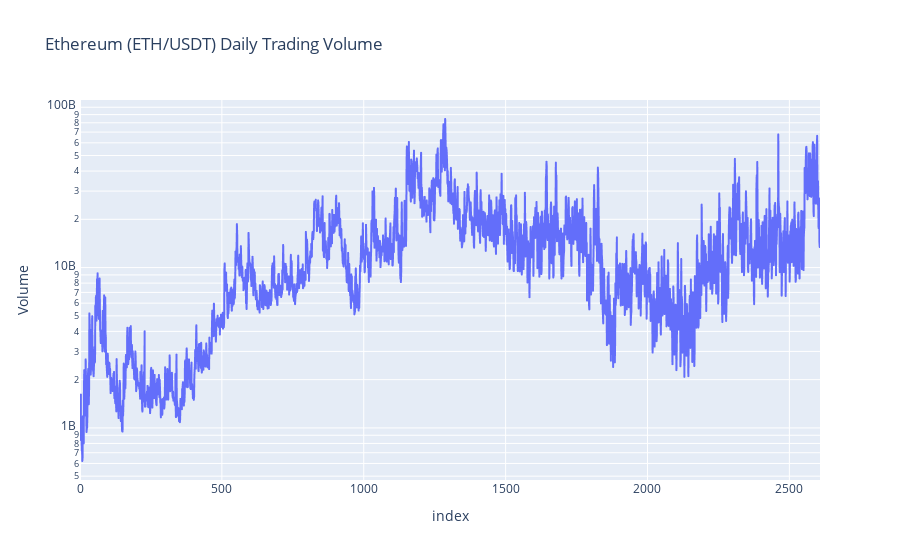

The cell this chart's notebook holds for it:
### Markdown cell above
at the beginning, closing price was comparitively low, but with the passage of time, the increased and after bull incident 2021, they began to decrease and then started rising again.

### Code cell
px.line(eth_data, x=eth_data.index, y='Volume', title='Ethereum (ETH/USDT) Daily Trading Volume') #Daily trade volume is significantly higher than the price, so I used a log scale for better visualization
px.line(eth_data, x=eth_data.index, y='Volume', title='Ethereum (ETH/USDT) Daily Trading Volume').update_yaxes(type="log")

### Figure 1 — Plotly figure (JSON) as saved in the notebook; plotly's stock layout.template omitted (floating-point values rounded to 4 significant figures; data arrays with more than 128 entries replaced by an {"elided": "..."} marker saying what was removed)
{"data": [{"hovertemplate": "index=%{x}<br>Volume=%{y}<extra></extra>", "legendgroup": "", "line": {"color": "#636efa", "dash": "solid"}, "marker": {"symbol": "circle"}, "mode": "lines", "name": "", "showlegend": false, "type": "scattergl", "x": {"elided": "2609 int values"}, "xaxis": "x", "y": {"elided": "2609 int values"}, "yaxis": "y"}], "layout": {"legend": {"tracegroupgap": 0}, "title": {"text": "Ethereum (ETH/USDT) Daily Trading Volume"}, "xaxis": {"anchor": "y", "domain": [0, 1], "title": {"text": "index"}}, "yaxis": {"anchor": "x", "domain": [0, 1], "title": {"text": "Volume"}, "type": "log"}}}
